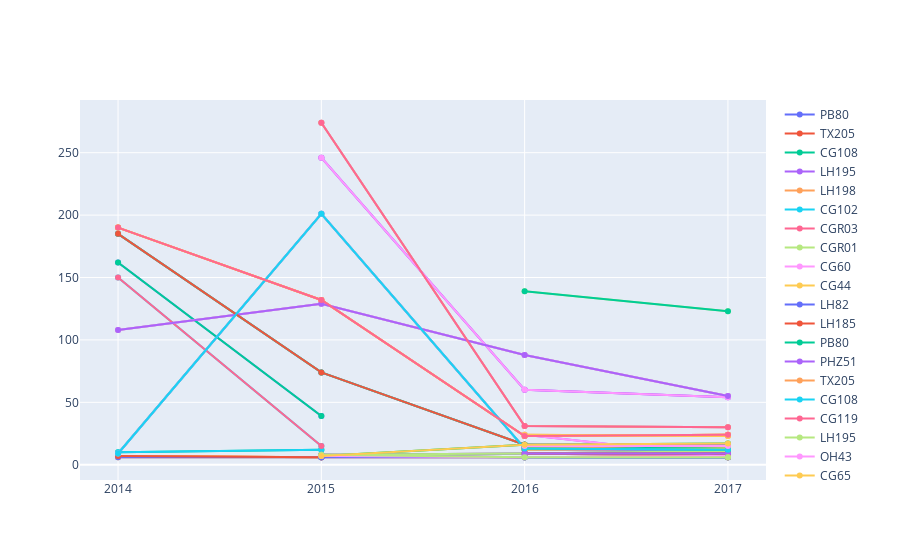

Notebook cell for this chart:
### Code cell
import plotly.graph_objects as go

xxplt = xx.loc[(xx.sumval > 5) & (xx.Year < 2018), ]

fig = go.Figure()

for e in list(xxplt.parent):
    mask = (xxplt.parent == e)

    fig.add_trace(go.Scatter(
        x=[str(e) for e in xxplt.loc[mask, 'Year']], 
        y=xxplt.loc[mask, 'value'],
        mode='lines+markers',
        name=e))

fig.show()

### Figure 1 — Plotly figure (JSON) as saved in the notebook; plotly's stock layout.template omitted (floating-point values rounded to 4 significant figures)
{"data": [{"mode": "lines+markers", "name": "PB80", "type": "scatter", "x": ["2014", "2015"], "y": [162, 39]}, {"mode": "lines+markers", "name": "TX205", "type": "scatter", "x": ["2014", "2015"], "y": [7, 6]}, {"mode": "lines+markers", "name": "CG108", "type": "scatter", "x": ["2014", "2015"], "y": [10, 12]}, {"mode": "lines+markers", "name": "LH195", "type": "scatter", "x": ["2014", "2015", "2016", "2017"], "y": [108, 129, 88, 55]}, {"mode": "lines+markers", "name": "LH198", "type": "scatter", "x": ["2014", "2015", "2016", "2017"], "y": [185, 74, 16, 15]}, {"mode": "lines+markers", "name": "CG102", "type": "scatter", "x": ["2014", "2015"], "y": [150, 15]}, {"mode": "lines+markers", "name": "CGR03", "type": "scatter", "x": ["2014"], "y": [7]}, {"mode": "lines+markers", "name": "CGR01", "type": "scatter", "x": ["2014", "2015"], "y": [6, 6]}, {"mode": "lines+markers", "name": "CG60", "type": "scatter", "x": ["2014", "2015"], "y": [6, 6]}, {"mode": "lines+markers", "name": "CG44", "type": "scatter", "x": ["2014", "2015"], "y": [7, 6]}, {"mode": "lines+markers", "name": "LH82", "type": "scatter", "x": ["2014", "2015", "2016", "2017"], "y": [9, 201, 13, 12]}, {"mode": "lines+markers", "name": "LH185", "type": "scatter", "x": ["2014", "2015", "2016", "2017"], "y": [190, 132, 23, 24]}, {"mode": "lines+markers", "name": "PB80", "type": "scatter", "x": ["2014", "2015"], "y": [162, 39]}, {"mode": "lines+markers", "name": "PHZ51", "type": "scatter", "x": ["2015", "2016", "2017"], "y": [246, 60, 54]}, {"mode": "lines+markers", "name": "TX205", "type": "scatter", "x": ["2014", "2015"], "y": [7, 6]}, {"mode": "lines+markers", "name": "CG108", "type": "scatter", "x": ["2014", "2015"], "y": [10, 12]}, {"mode": "lines+markers", "name": "CG119", "type": "scatter", "x": ["2015"], "y": [6]}, {"mode": "lines+markers", "name": "LH195", "type": "scatter", "x": ["2014", "2015", "2016", "2017"], "y": [108, 129, 88, 55]}, {"mode": "lines+markers", "name": "OH43", "type": "scatter", "x": ["2015"], "y": [7]}, {"mode": "lines+markers", "name": "CG65", "type": "scatter", "x": ["2015"], "y": [6]}, {"mode": "lines+markers", "name": "Z022E0036", "type": "scatter", "x": ["2015"], "y": [6]}, {"mode": "lines+markers", "name": "PHP02", "type": "scatter", "x": ["2015", "2017"], "y": [6, 6]}, {"mode": "lines+markers", "name": "LH198", "type": "scatter", "x": ["2014", "2015", "2016", "2017"], "y": [185, 74, 16, 15]}, {"mode": "lines+markers", "name": "PHB47", "type": "scatter", "x": ["2015", "2016", "2017"], "y": [274, 31, 30]}, {"mode": "lines+markers", "name": "B73", "type": "scatter", "x": ["2015", "2016", "2017"], "y": [8, 9, 11]}, {"mode": "lines+markers", "name": "PHM49", "type": "scatter", "x": ["2015", "2016", "2017"], "y": [7, 6, 7]}, {"mode": "lines+markers", "name": "CG102", "type": "scatter", "x": ["2014", "2015"], "y": [150, 15]}, {"mode": "lines+markers", "name": "WF9", "type": "scatter", "x": ["2015"], "y": [6]}, {"mode": "lines+markers", "name": "Z022E0121", "type": "scatter", "x": ["2015"], "y": [6]}, {"mode": "lines+markers", "name": "CGR01", "type": "scatter", "x": ["2014", "2015"], "y": [6, 6]}, {"mode": "lines+markers", "name": "CG60", "type": "scatter", "x": ["2014", "2015"], "y": [6, 6]}, {"mode": "lines+markers", "name": "CG44", "type": "scatter", "x": ["2014", "2015"], "y": [7, 6]}, {"mode": "lines+markers", "name": "LH82", "type": "scatter", "x": ["2014", "2015", "2016", "2017"], "y": [9, 201, 13, 12]}, {"mode": "lines+markers", "name": "PHG39", "type": "scatter", "x": ["2015"], "y": [6]}, {"mode": "lines+markers", "name": "LH185", "type": "scatter", "x": ["2014", "2015", "2016", "2017"], "y": [190, 132, 23, 24]}, {"mode": "lines+markers", "name": "CG118", "type": "scatter", "x": ["2015"], "y": [6]}, {"mode": "lines+markers", "name": "MO17", "type": "scatter", "x": ["2015", "2016", "2017"], "y": [8, 6, 6]}, {"mode": "lines+markers", "name": "PHN82", "type": "scatter", "x": ["2015", "2016", "2017"], "y": [7, 16, 17]}, {"mode": "lines+markers", "name": "ICI_441", "type": "scatter", "x": ["2016", "2017"], "y": [14, 13]}, {"mode": "lines+markers", "name": "PHHB9", "type": "scatter", "x": ["2016", "2017"], "y": [16, 16]}, {"mode": "lines+markers", "name": "LH145", "type": "scatter", "x": ["2016", "2017"], "y": [14, 15]}, {"mode": "lines+markers", "name": "LH51", "type": "scatter", "x": ["2016", "2017"], "y": [6, 7]}, {"mode": "lines+markers", "name": "PHG83", "type": "scatter", "x": ["2016", "2017"], "y": [6, 6]}, {"mode": "lines+markers", "name": "PHZ51", "type": "scatter", "x": ["2015", "2016", "2017"], "y": [246, 60, 54]}, {"mode": "lines+markers", "name": "PHN66", "type": "scatter", "x": ["2016", "2017"], "y": [14, 13]}, {"mode": "lines+markers", "name": "S8324", "type": "scatter", "x": ["2016", "2017"], "y": [16, 16]}, {"mode": "lines+markers", "name": "PHR55", "type": "scatter", "x": ["2016", "2017"], "y": [9, 9]}, {"mode": "lines+markers", "name": "DK3IIH6", "type": "scatter", "x": ["2016", "2017"], "y": [139, 123]}, {"mode": "lines+markers", "name": "LH195", "type": "scatter", "x": ["2014", "2015", "2016", "2017"], "y": [108, 129, 88, 55]}, {"mode": "lines+markers", "name": "PHP38", "type": "scatter", "x": ["2016", "2017"], "y": [13, 14]}, {"mode": "lines+markers", "name": "PHR25", "type": "scatter", "x": ["2016", "2017"], "y": [6, 6]}, {"mode": "lines+markers", "name": "LH38", "type": "scatter", "x": ["2016", "2017"], "y": [6, 6]}, {"mode": "lines+markers", "name": "CG120", "type": "scatter", "x": ["2016", "2017"], "y": [12, 13]}, {"mode": "lines+markers", "name": "LH162", "type": "scatter", "x": ["2016", "2017"], "y": [24, 6]}, {"mode": "lines+markers", "name": "PHW52", "type": "scatter", "x": ["2016", "2017"], "y": [24, 23]}, {"mode": "lines+markers", "name": "LH198", "type": "scatter", "x": ["2014", "2015", "2016", "2017"], "y": [185, 74, 16, 15]}, {"mode": "lines+markers", "name": "PHV63", "type": "scatter", "x": ["2016", "2017"], "y": [16, 13]}, {"mode": "lines+markers", "name": "PHG29", "type": "scatter", "x": ["2016", "2017"], "y": [12, 12]}, {"mode": "lines+markers", "name": "S8326", "type": "scatter", "x": ["2016", "2017"], "y": [6, 6]}, {"mode": "lines+markers", "name": "PHB47", "type": "scatter", "x": ["2015", "2016", "2017"], "y": [274, 31, 30]}, {"mode": "lines+markers", "name": "B73", "type": "scatter", "x": ["2015", "2016", "2017"], "y": [8, 9, 11]}, {"mode": "lines+markers", "name": "PHM49", "type": "scatter", "x": ["2015", "2016", "2017"], "y": [7, 6, 7]}, {"mode": "lines+markers", "name": "PHG47", "type": "scatter", "x": ["2016", "2017"], "y": [12, 13]}, {"mode": "lines+markers", "name": "PHW30", "type": "scatter", "x": ["2016", "2017"], "y": [9, 9]}, {"mode": "lines+markers", "name": "PHK56", "type": "scatter", "x": ["2016", "2017"], "y": [9, 9]}, {"mode": "lines+markers", "name": "PHK76", "type": "scatter", "x": ["2016"], "y": [6]}, {"mode": "lines+markers", "name": "PHRE1", "type": "scatter", "x": ["2016", "2017"], "y": [13, 12]}, {"mode": "lines+markers", "name": "Q381", "type": "scatter", "x": ["2016", "2017"], "y": [9, 9]}, {"mode": "lines+markers", "name": "LH82", "type": "scatter", "x": ["2014", "2015", "2016", "2017"], "y": [9, 201, 13, 12]}, {"mode": "lines+markers", "name": "LH185", "type": "scatter", "x": ["2014", "2015", "2016", "2017"], "y": [190, 132, 23, 24]}, {"mode": "lines+markers", "name": "MO17", "type": "scatter", "x": ["2015", "2016", "2017"], "y": [8, 6, 6]}, {"mode": "lines+markers", "name": "PHHV4", "type": "scatter", "x": ["2016", "2017"], "y": [15, 15]}, {"mode": "lines+markers", "name": "PHN82", "type": "scatter", "x": ["2015", "2016", "2017"], "y": [7, 16, 17]}, {"mode": "lines+markers", "name": "ICI_441", "type": "scatter", "x": ["2016", "2017"], "y": [14, 13]}, {"mode": "lines+markers", "name": "PHHB9", "type": "scatter", "x": ["2016", "2017"], "y": [16, 16]}, {"mode": "lines+markers", "name": "LH145", "type": "scatter", "x": ["2016", "2017"], "y": [14, 15]}, {"mode": "lines+markers", "name": "LH51", "type": "scatter", "x": ["2016", "2017"], "y": [6, 7]}, {"mode": "lines+markers", "name": "PHG83", "type": "scatter", "x": ["2016", "2017"], "y": [6, 6]}, {"mode": "lines+markers", "name": "PHZ51", "type": "scatter", "x": ["2015", "2016", "2017"], "y": [246, 60, 54]}, {"mode": "lines+markers", "name": "PHN66", "type": "scatter", "x": ["2016", "2017"], "y": [14, 13]}, {"mode": "lines+markers", "name": "S8324", "type": "scatter", "x": ["2016", "2017"], "y": [16, 16]}, {"mode": "lines+markers", "name": "PHR55", "type": "scatter", "x": ["2016", "2017"], "y": [9, 9]}, {"mode": "lines+markers", "name": "DK3IIH6", "type": "scatter", "x": ["2016", "2017"], "y": [139, 123]}, {"mode": "lines+markers", "name": "LH195", "type": "scatter", "x": ["2014", "2015", "2016", "2017"], "y": [108, 129, 88, 55]}, {"mode": "lines+markers", "name": "PHP38", "type": "scatter", "x": ["2016", "2017"], "y": [13, 14]}, {"mode": "lines+markers", "name": "PHR25", "type": "scatter", "x": ["2016", "2017"], "y": [6, 6]}, {"mode": "lines+markers", "name": "LH38", "type": "scatter", "x": ["2016", "2017"], "y": [6, 6]}, {"mode": "lines+markers", "name": "CG120", "type": "scatter", "x": ["2016", "2017"], "y": [12, 13]}, {"mode": "lines+markers", "name": "LH162", "type": "scatter", "x": ["2016", "2017"], "y": [24, 6]}, {"mode": "lines+markers", "name": "PHW52", "type": "scatter", "x": ["2016", "2017"], "y": [24, 23]}, {"mode": "lines+markers", "name": "PHP02", "type": "scatter", "x": ["2015", "2017"], "y": [6, 6]}, {"mode": "lines+markers", "name": "LH198", "type": "scatter", "x": ["2014", "2015", "2016", "2017"], "y": [185, 74, 16, 15]}, {"mode": "lines+markers", "name": "PHV63", "type": "scatter", "x": ["2016", "2017"], "y": [16, 13]}, {"mode": "lines+markers", "name": "PHG29", "type": "scatter", "x": ["2016", "2017"], "y": [12, 12]}, {"mode": "lines+markers", "name": "PHK05", "type": "scatter", "x": ["2017"], "y": [6]}, {"mode": "lines+markers", "name": "S8326", "type": "scatter", "x": ["2016", "2017"], "y": [6, 6]}, {"mode": "lines+markers", "name": "PHB47", "type": "scatter", "x": ["2015", "2016", "2017"], "y": [274, 31, 30]}, {"mode": "lines+markers", "name": "B73", "type": "scatter", "x": ["2015", "2016", "2017"], "y": [8, 9, 11]}, {"mode": "lines+markers", "name": "PHM49", "type": "scatter", "x": ["2015", "2016", "2017"], "y": [7, 6, 7]}, {"mode": "lines+markers", "name": "PHG47", "type": "scatter", "x": ["2016", "2017"], "y": [12, 13]}, {"mode": "lines+markers", "name": "PHW30", "type": "scatter", "x": ["2016", "2017"], "y": [9, 9]}, {"mode": "lines+markers", "name": "PHK56", "type": "scatter", "x": ["2016", "2017"], "y": [9, 9]}, {"mode": "lines+markers", "name": "PHRE1", "type": "scatter", "x": ["2016", "2017"], "y": [13, 12]}, {"mode": "lines+markers", "name": "Q381", "type": "scatter", "x": ["2016", "2017"], "y": [9, 9]}, {"mode": "lines+markers", "name": "CG123", "type": "scatter", "x": ["2017"], "y": [6]}, {"mode": "lines+markers", "name": "LH82", "type": "scatter", "x": ["2014", "2015", "2016", "2017"], "y": [9, 201, 13, 12]}, {"mode": "lines+markers", "name": "LH185", "type": "scatter", "x": ["2014", "2015", "2016", "2017"], "y": [190, 132, 23, 24]}, {"mode": "lines+markers", "name": "MO17", "type": "scatter", "x": ["2015", "2016", "2017"], "y": [8, 6, 6]}, {"mode": "lines+markers", "name": "PHHV4", "type": "scatter", "x": ["2016", "2017"], "y": [15, 15]}, {"mode": "lines+markers", "name": "PHN82", "type": "scatter", "x": ["2015", "2016", "2017"], "y": [7, 16, 17]}], "layout": {}}
